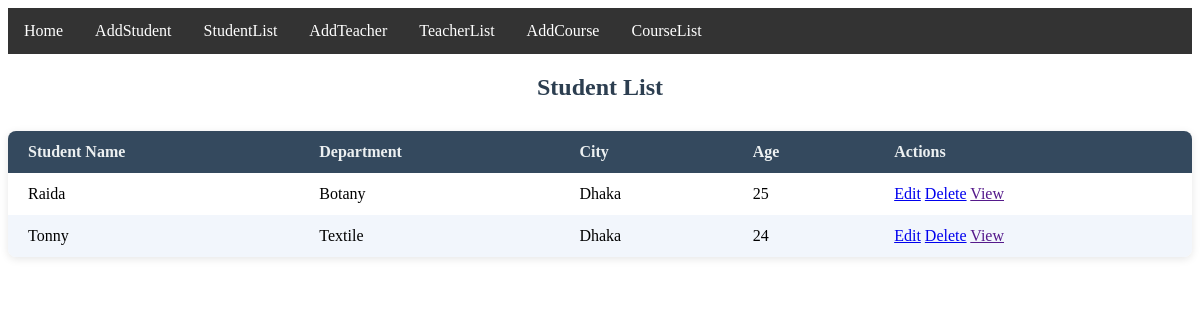
Before: /StudentList with the older database file.
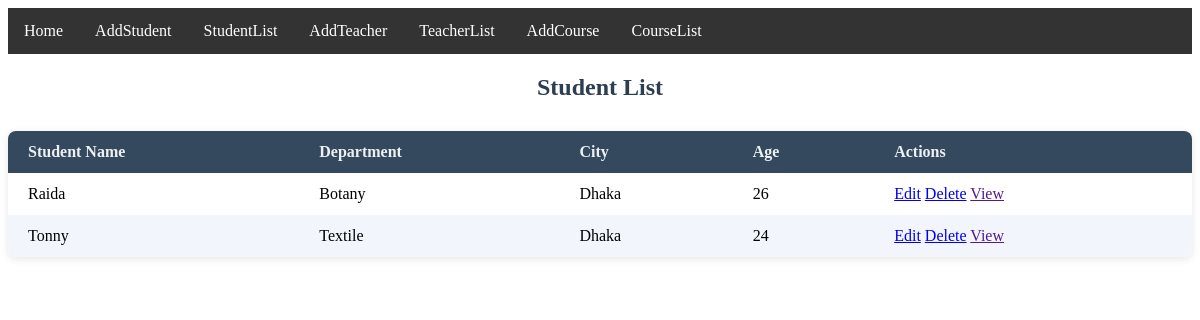
After: the same page with the newer database file.
### reviewApp/models.py (models this page shows)
class StudentModel(models.Model):
    Student_Name=models.CharField(max_length=100)
    Department_Name=models.CharField(max_length=150)
    City_Name=models.CharField(max_length=100)
    Student_Age=models.IntegerField()

### reviewProject/views.py (the view)
# urls.py: path('StudentList', StudentList,name='StudentList'),
def StudentList(request):
    studentData = StudentModel.objects.all()
    context={
        'studentList' : studentData,
    }
    return render(request,'StudentList.html',context)

### Template/StudentList.html (shortened to what this page needs)
{% extends 'master.html' %}
{% block body %}
<h2>Student List</h2>
<table>
  <thead>
    <tr>
      <th>Student Name</th>
      <th>Department</th>
      <th>City</th>
      <th>Age</th>
      <th>Actions</th>
    </tr>
  </thead>
  <tbody>
    {% for i in studentList %}
    <tr>
      <td>{{ i.Student_Name }}</td>
      <td>{{ i.Department_Name }}</td>
      <td>{{ i.City_Name }}</td>
      <td>{{ i.Student_Age }}</td>
      <td class="actions">
        <a href="{% url 'editStudent' i.id %}" >Edit</a>
        <a href=" {% url 'deleteStudent' i.id %}" >Delete</a>
        <a href="">View</a>
      </td>
    </tr>
    {% empty %}
    <tr>
      <td colspan="5" style="text-align:center; padding: 20px; color: #888;">
        No students found.
      </td>
    </tr>
    {% endfor %}
  </tbody>
</table>
{% endblock %}

Changed rows visible on the page:
changed StudentModel "Raida": Student_Age "25" → "26"
